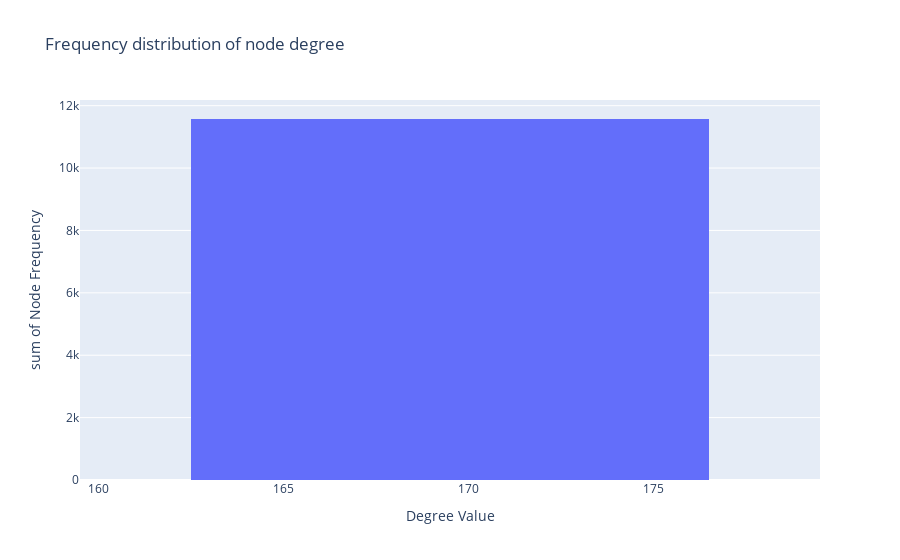

Notebook code cell kept with this figure:
### Code cell
#Degree distribution

#distribution per frequency
fig10 = px.histogram(DegFreqWS1, x="Degree Value", y="Node Frequency", title = 'Frequency distribution of node degree')
fig10.update_layout(bargap=0.3)
fig10.show()

### Figure 1 — Plotly figure (JSON) as saved in the notebook; plotly's stock layout.template omitted (floating-point values rounded to 4 significant figures; data arrays with more than 128 entries replaced by an {"elided": "..."} marker saying what was removed)
{"data": [{"alignmentgroup": "True", "bingroup": "x", "histfunc": "sum", "hovertemplate": "Degree Value=%{x}<br>sum of Node Frequency=%{y}<extra></extra>", "legendgroup": "", "marker": {"color": "#636efa", "pattern": {"shape": ""}}, "name": "", "offsetgroup": "", "orientation": "v", "showlegend": false, "x": {"elided": "171 int values"}, "xaxis": "x", "y": {"elided": "171 int values"}, "yaxis": "y", "type": "histogram"}], "layout": {"xaxis": {"anchor": "y", "domain": [0.0, 1.0], "title": {"text": "Degree Value"}}, "yaxis": {"anchor": "x", "domain": [0.0, 1.0], "title": {"text": "sum of Node Frequency"}}, "legend": {"tracegroupgap": 0}, "title": {"text": "Frequency distribution of node degree"}, "barmode": "relative", "bargap": 0.3}}
